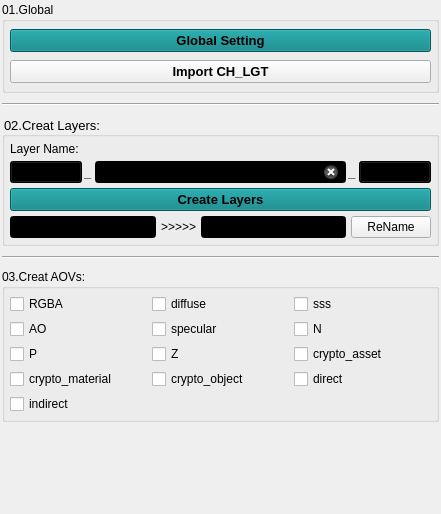
<?xml version="1.0" encoding="UTF-8"?>
<ui version="4.0">
 <class>Form</class>
 <widget class="QWidget" name="Form">
  <property name="geometry">
   <rect>
    <x>0</x>
    <y>0</y>
    <width>441</width>
    <height>514</height>
   </rect>
  </property>
  <property name="windowTitle">
   <string>Form</string>
  </property>
  <layout class="QVBoxLayout" name="verticalLayout_3">
   <property name="spacing">
    <number>0</number>
   </property>
   <property name="leftMargin">
    <number>2</number>
   </property>
   <property name="topMargin">
    <number>2</number>
   </property>
   <property name="rightMargin">
    <number>2</number>
   </property>
   <property name="bottomMargin">
    <number>2</number>
   </property>
   <item>
    <layout class="QVBoxLayout" name="verticalLayout">
     <property name="spacing">
      <number>10</number>
     </property>
     <item>
      <widget class="QGroupBox" name="groupBox_3">
       <property name="sizePolicy">
        <sizepolicy hsizetype="Preferred" vsizetype="Expanding">
         <horstretch>0</horstretch>
         <verstretch>0</verstretch>
        </sizepolicy>
       </property>
       <property name="title">
        <string>01.Global</string>
       </property>
       <layout class="QVBoxLayout" name="verticalLayout_2">
        <property name="leftMargin">
         <number>5</number>
        </property>
        <property name="topMargin">
         <number>5</number>
        </property>
        <property name="rightMargin">
         <number>5</number>
        </property>
        <property name="bottomMargin">
         <number>5</number>
        </property>
        <item>
         <widget class="QPushButton" name="ai_global_setting_pbttn">
          <property name="font">
           <font>
            <family>Microsoft YaHei UI</family>
            <pointsize>10</pointsize>
            <weight>75</weight>
            <bold>true</bold>
           </font>
          </property>
          <property name="styleSheet">
           <string notr="true">background-color: rgb(0, 126, 129);</string>
          </property>
          <property name="text">
           <string>Global Setting</string>
          </property>
         </widget>
        </item>
        <item>
         <widget class="QPushButton" name="ai_import_ch_lgt_pbttn">
          <property name="font">
           <font>
            <family>Microsoft YaHei UI</family>
            <pointsize>10</pointsize>
            <weight>75</weight>
            <bold>true</bold>
           </font>
          </property>
          <property name="text">
           <string>Import CH_LGT</string>
          </property>
         </widget>
        </item>
       </layout>
      </widget>
     </item>
     <item>
      <widget class="Line" name="line">
       <property name="orientation">
        <enum>Qt::Horizontal</enum>
       </property>
      </widget>
     </item>
     <item>
      <widget class="QGroupBox" name="groupBox">
       <property name="font">
        <font>
         <family>Microsoft YaHei UI</family>
         <pointsize>10</pointsize>
        </font>
       </property>
       <property name="styleSheet">
        <string notr="true">border-color: rgb(0, 0, 0);
alternate-background-color: rgb(0, 0, 255);</string>
       </property>
       <property name="title">
        <string>02.Creat Layers:</string>
       </property>
       <property name="flat">
        <bool>false</bool>
       </property>
       <layout class="QGridLayout" name="gridLayout">
        <property name="leftMargin">
         <number>5</number>
        </property>
        <property name="topMargin">
         <number>5</number>
        </property>
        <property name="rightMargin">
         <number>5</number>
        </property>
        <property name="bottomMargin">
         <number>5</number>
        </property>
        <property name="spacing">
         <number>5</number>
        </property>
        <item row="2" column="0">
         <widget class="QPushButton" name="ai_create_layers_pbttn">
          <property name="font">
           <font>
            <family>Microsoft YaHei UI</family>
            <pointsize>10</pointsize>
            <weight>75</weight>
            <bold>true</bold>
           </font>
          </property>
          <property name="styleSheet">
           <string notr="true">background-color: rgb(0, 126, 129);</string>
          </property>
          <property name="text">
           <string>Create Layers</string>
          </property>
         </widget>
        </item>
        <item row="0" column="0">
         <widget class="QLabel" name="label_4">
          <property name="text">
           <string>Layer Name:</string>
          </property>
         </widget>
        </item>
        <item row="1" column="0">
         <layout class="QHBoxLayout" name="horizontalLayout">
          <property name="spacing">
           <number>2</number>
          </property>
          <item>
           <widget class="QComboBox" name="ai_layer_combox_01">
            <property name="styleSheet">
             <string notr="true">background-color: rgb(0, 0, 0);</string>
            </property>
           </widget>
          </item>
          <item>
           <widget class="QLabel" name="label_2">
            <property name="font">
             <font>
              <family>Microsoft YaHei UI</family>
              <pointsize>10</pointsize>
              <weight>75</weight>
              <bold>true</bold>
             </font>
            </property>
            <property name="styleSheet">
             <string notr="true">color: rgb(0, 0, 0);</string>
            </property>
            <property name="text">
             <string>_</string>
            </property>
           </widget>
          </item>
          <item>
           <widget class="QLineEdit" name="ai_layername_lineEdit">
            <property name="styleSheet">
             <string notr="true">background-color: rgb(0, 0, 0);</string>
            </property>
            <property name="text">
             <string>GRP</string>
            </property>
            <property name="clearButtonEnabled">
             <bool>true</bool>
            </property>
           </widget>
          </item>
          <item>
           <widget class="QLabel" name="label_3">
            <property name="font">
             <font>
              <family>Microsoft YaHei UI</family>
              <pointsize>10</pointsize>
              <weight>75</weight>
              <bold>true</bold>
             </font>
            </property>
            <property name="styleSheet">
             <string notr="true">color: rgb(0, 0, 0);</string>
            </property>
            <property name="text">
             <string>_</string>
            </property>
           </widget>
          </item>
          <item>
           <widget class="QComboBox" name="ai_layer_combox_02">
            <property name="styleSheet">
             <string notr="true">background-color: rgb(0, 0, 0);</string>
            </property>
           </widget>
          </item>
         </layout>
        </item>
        <item row="3" column="0">
         <layout class="QHBoxLayout" name="horizontalLayout_2">
          <item>
           <widget class="QLineEdit" name="lineEdit_2">
            <property name="styleSheet">
             <string notr="true">background-color: rgb(0, 0, 0);</string>
            </property>
            <property name="text">
             <string/>
            </property>
            <property name="placeholderText">
             <string>old_name</string>
            </property>
           </widget>
          </item>
          <item>
           <widget class="QLabel" name="label_5">
            <property name="text">
             <string>&gt;&gt;&gt;&gt;&gt;</string>
            </property>
           </widget>
          </item>
          <item>
           <widget class="QLineEdit" name="lineEdit_3">
            <property name="styleSheet">
             <string notr="true">background-color: rgb(0, 0, 0);</string>
            </property>
            <property name="text">
             <string/>
            </property>
            <property name="placeholderText">
             <string>new_name</string>
            </property>
           </widget>
          </item>
          <item>
           <widget class="QPushButton" name="pushButton_4">
            <property name="text">
             <string>ReName</string>
            </property>
           </widget>
          </item>
         </layout>
        </item>
       </layout>
      </widget>
     </item>
     <item>
      <widget class="Line" name="line_2">
       <property name="orientation">
        <enum>Qt::Horizontal</enum>
       </property>
      </widget>
     </item>
     <item>
      <widget class="QGroupBox" name="aovs_groupBox">
       <property name="title">
        <string>03.Creat AOVs:</string>
       </property>
       <layout class="QGridLayout" name="gridLayout_2">
        <property name="leftMargin">
         <number>5</number>
        </property>
        <property name="topMargin">
         <number>5</number>
        </property>
        <property name="rightMargin">
         <number>5</number>
        </property>
        <property name="bottomMargin">
         <number>5</number>
        </property>
        <property name="spacing">
         <number>5</number>
        </property>
        <item row="2" column="0">
         <widget class="QCheckBox" name="AO">
          <property name="text">
           <string>AO</string>
          </property>
          <property name="checkable">
           <bool>true</bool>
          </property>
          <property name="checked">
           <bool>false</bool>
          </property>
         </widget>
        </item>
        <item row="2" column="1">
         <widget class="QCheckBox" name="specular">
          <property name="text">
           <string>specular</string>
          </property>
         </widget>
        </item>
        <item row="0" column="2">
         <widget class="QCheckBox" name="sss">
          <property name="text">
           <string>sss</string>
          </property>
         </widget>
        </item>
        <item row="4" column="2">
         <widget class="QCheckBox" name="direct">
          <property name="text">
           <string>direct</string>
          </property>
         </widget>
        </item>
        <item row="3" column="1">
         <widget class="QCheckBox" name="Z">
          <property name="text">
           <string>Z</string>
          </property>
         </widget>
        </item>
        <item row="2" column="2">
         <widget class="QCheckBox" name="N">
          <property name="text">
           <string>N</string>
          </property>
         </widget>
        </item>
        <item row="3" column="2">
         <widget class="QCheckBox" name="crypto_asset">
          <property name="text">
           <string>crypto_asset</string>
          </property>
         </widget>
        </item>
        <item row="0" column="1">
         <widget class="QCheckBox" name="diffuse">
          <property name="text">
           <string>diffuse</string>
          </property>
          <property name="checked">
           <bool>false</bool>
          </property>
         </widget>
        </item>
        <item row="4" column="0">
         <widget class="QCheckBox" name="crypto_material">
          <property name="text">
           <string>crypto_material</string>
          </property>
         </widget>
        </item>
        <item row="3" column="0">
         <widget class="QCheckBox" name="P">
          <property name="text">
           <string>P</string>
          </property>
         </widget>
        </item>
        <item row="5" column="0">
         <widget class="QCheckBox" name="indirect">
          <property name="text">
           <string>indirect</string>
          </property>
         </widget>
        </item>
        <item row="0" column="0">
         <widget class="QCheckBox" name="RGBA">
          <property name="text">
           <string>RGBA</string>
          </property>
          <property name="checked">
           <bool>false</bool>
          </property>
         </widget>
        </item>
        <item row="4" column="1">
         <widget class="QCheckBox" name="crypto_object">
          <property name="text">
           <string>crypto_object</string>
          </property>
         </widget>
        </item>
       </layout>
      </widget>
     </item>
     <item>
      <spacer name="verticalSpacer">
       <property name="orientation">
        <enum>Qt::Vertical</enum>
       </property>
       <property name="sizeHint" stdset="0">
        <size>
         <width>20</width>
         <height>40</height>
        </size>
       </property>
      </spacer>
     </item>
    </layout>
   </item>
  </layout>
 </widget>
 <resources/>
 <connections/>
</ui>
